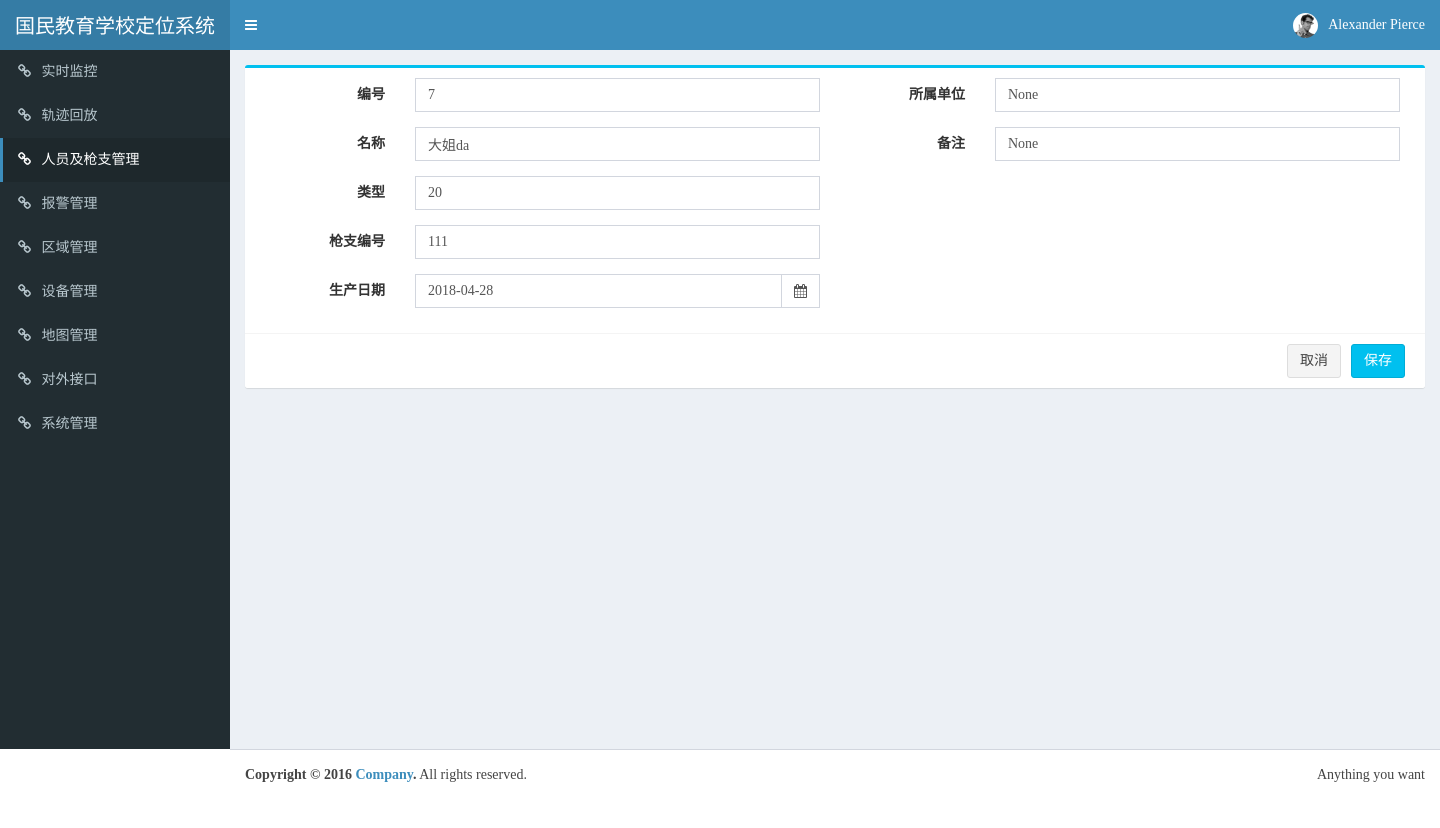
Before: /carrier_management/gun_management_form_update/7/ with the older database file.
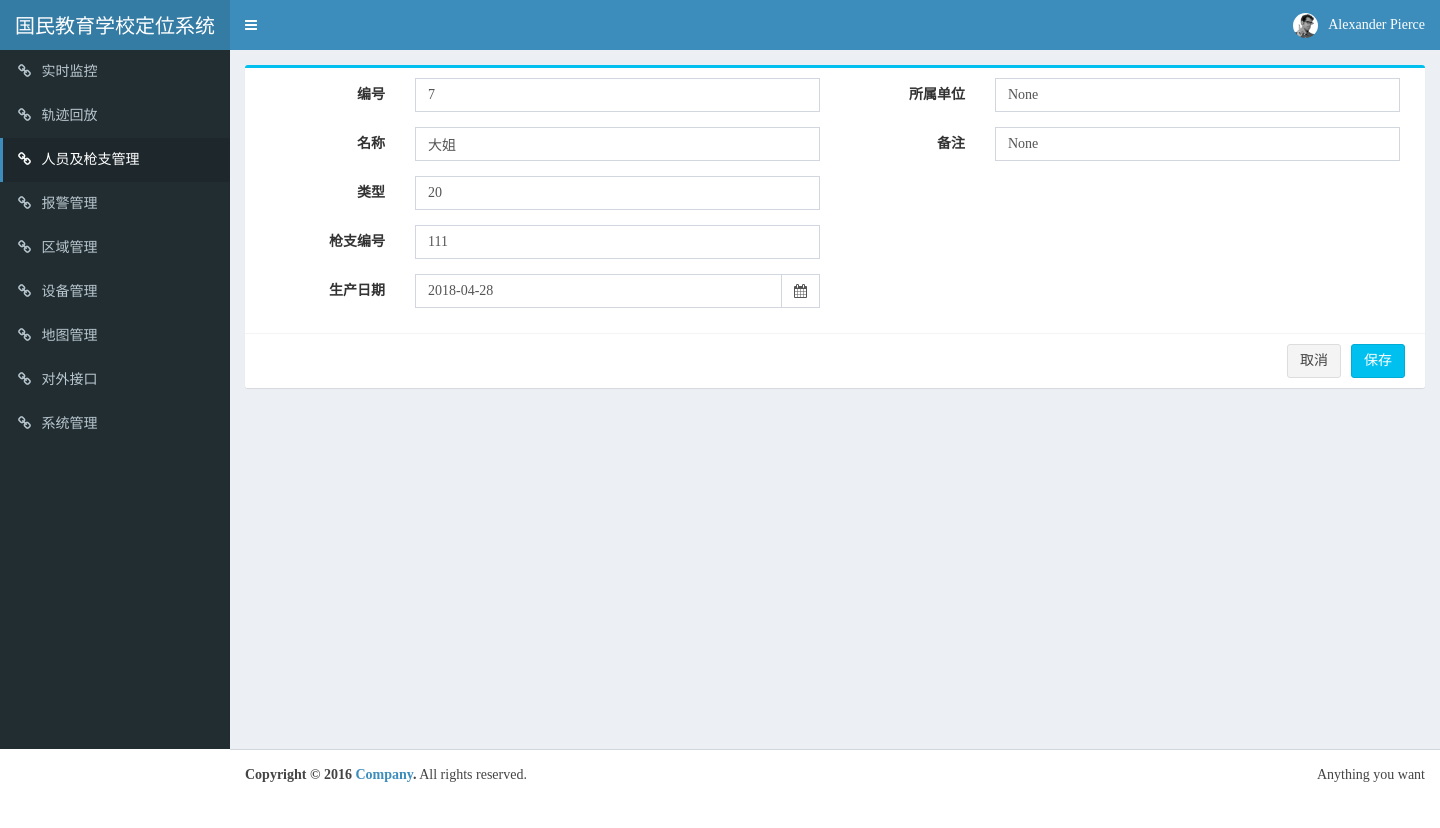
After: the same page with the newer database file.
### carrier_management/models.py (models this page shows, shortened)
class Carrier(models.Model):
    carrier_num = models.IntegerField(unique=True)
    carrier_name = models.CharField(max_length=100)
    carrier_type = models.IntegerField()
    identity_num = models.IntegerField(null=True)
    sex = models.CharField(max_length=15,null=True)
    birthday = models.DateField()
    nationality = models.CharField(max_length=50,null=True)
    work_unit = models.TextField(null=True)
    remarks = models.TextField(null=True)

### carrier_management/views.py (the view)
# urls.py: url(r'^gun_management_form_update/(?P<aid>\d+)/$', carrier_management.views.gun_management_form_update),
def gun_management_form_update(request,aid):
		carrier_list_gun = Carrier.objects.get(id = aid)
		return render(request,'gun_management_form_update.html',{'carrier_list_gun' : carrier_list_gun})

### carrier_management/templates/gun_management_form_update.html (shortened to what the changed rows need)
<!DOCTYPE html>
<html>
<head>
  <link rel="stylesheet" href="../../../static/css/bootstrap.min.css">
  <link rel="stylesheet" href="../../../static/css/font-awesome.min.css">
  <link rel="stylesheet" href="../../../static/css/ionicons.min.css">
  <link rel="stylesheet" href="../../../static/css/bootstrap-datepicker.min.css">
  <link rel="stylesheet" href="../../../static/css/dataTables.bootstrap.min.css">
  <link rel="stylesheet" href="../../../static/css/AdminLTE.min.css">
  <link rel="stylesheet" href="../../../static/css/skin-blue.min.css">
  <link rel="stylesheet" href="../../../static/css/form.css">
  <link rel="stylesheet" href="../../../static/css/_all-skins.min.css">
</head>
<body class="hold-transition skin-blue sidebar-mini">
  <div class="wrapper">
    <div class="content-wrapper">
      <section class="content container-fluid">
        <div class="box box-info">
          <form class="form-horizontal" action="/carrier_management/gun_management_form_update/{{carrier_list_gun.id}}/u/" onsubmit="return check(this)" method="post">
            <div class="box-body">
              <div class="col-xs-6">
                <div class="form-group">
                  <div class="col-sm-9">
                    <input type="varchar" class="form-control" name="carrier_num" id="carrier_num" value="{{carrier_list_gun.carrier_num}}">
                  </div>
                </div>
                <div class="form-group">
                  <div class="col-sm-9">
                    <input type="varchar" class="form-control" name="carrier_name" id="carrier_name" value="{{carrier_list_gun.carrier_name}}">
                  </div>
                </div>
                <div class="form-group">
                  <div class="col-sm-9">
                    <input type="varchar" class="form-control" name="carrier_type" id="carrier_type" value="{{carrier_list_gun.carrier_type}}">
                  </div>
                </div>
                <div class="form-group">
                  <div class="col-sm-9">
                    <input type="varchar" class="form-control" name="identity_num" id="identity_num" value="{{carrier_list_gun.identity_num}}">
                  </div>
                </div>
                <div class="form-group">
                  <div class="col-sm-9">
                    <div class="input-group">
                      <input type="varchar" class="form-control myDatepicker" name="birthday" id="birthday" data-date-format="yyyy-mm-dd" value="{{carrier_list_gun.birthday|date:"Y-m-d"}}">
                      <div class="input-group-addon">
                        <i class="fa fa-calendar"></i>
                      </div>
                    </div>
                  </div>
                </div>
              </div>
              <div class="col-xs-6">
                <div class="form-group">
                  <div class="col-sm-9">
                    <input type="varchar" class="form-control" name="work_unit" id="work_unit" value="{{carrier_list_gun.work_unit}}">
                  </div>
                </div>
                <div class="form-group">
                  <div class="col-sm-9">
                    <input type="varchar" class="form-control" name="remarks" id="remarks" value="{{carrier_list_gun.remarks}}">
                  </div>
                </div>
            </div>
        </div>
        </form>
    </div>
    </section>
  </div>
  </div>
</body>
</html>

Changed rows visible on the page:
changed Carrier "None": carrier_name "大姐da" → "大姐"
